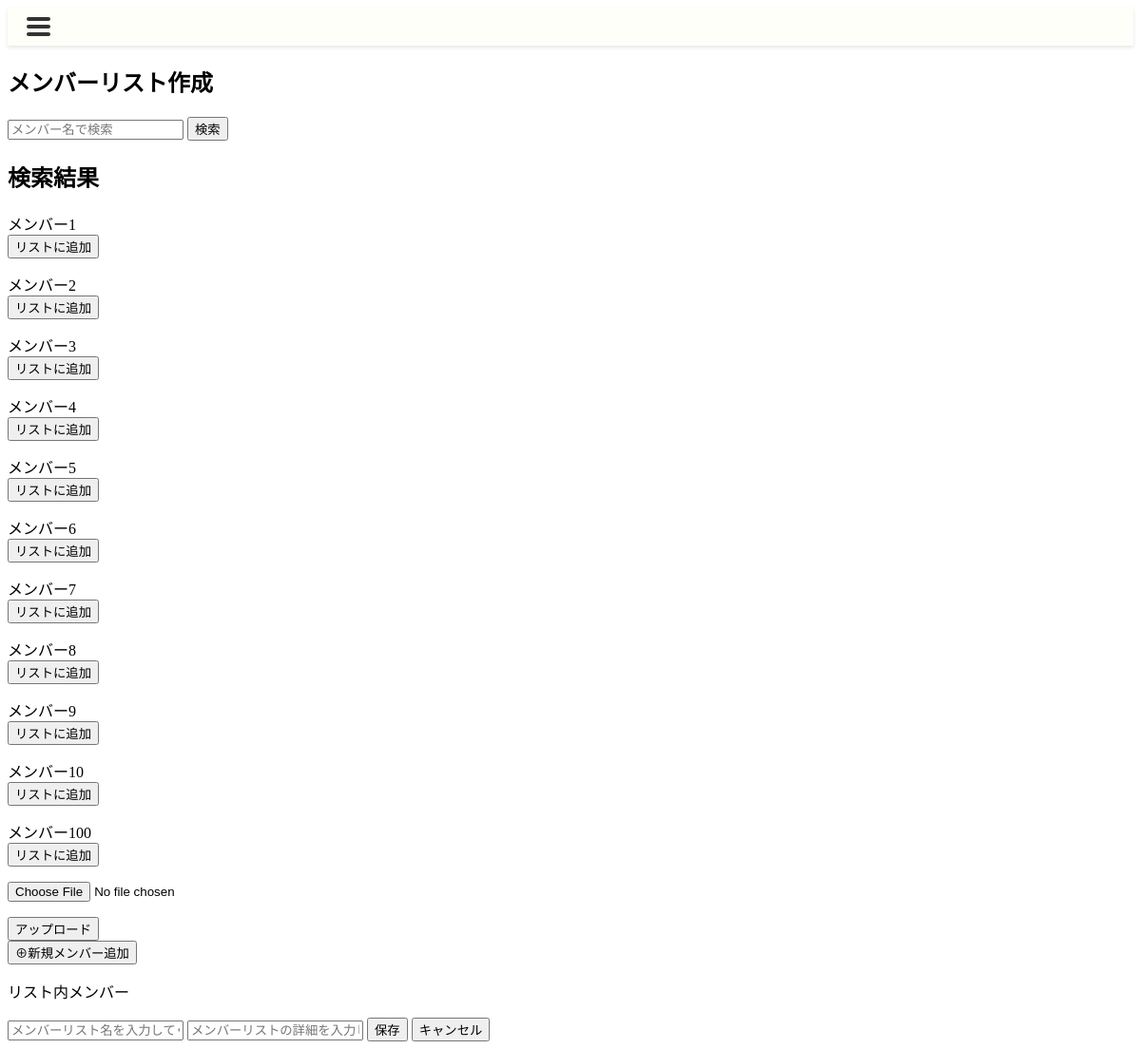
/memberlist/make/, run on an earlier commit of the app's database.
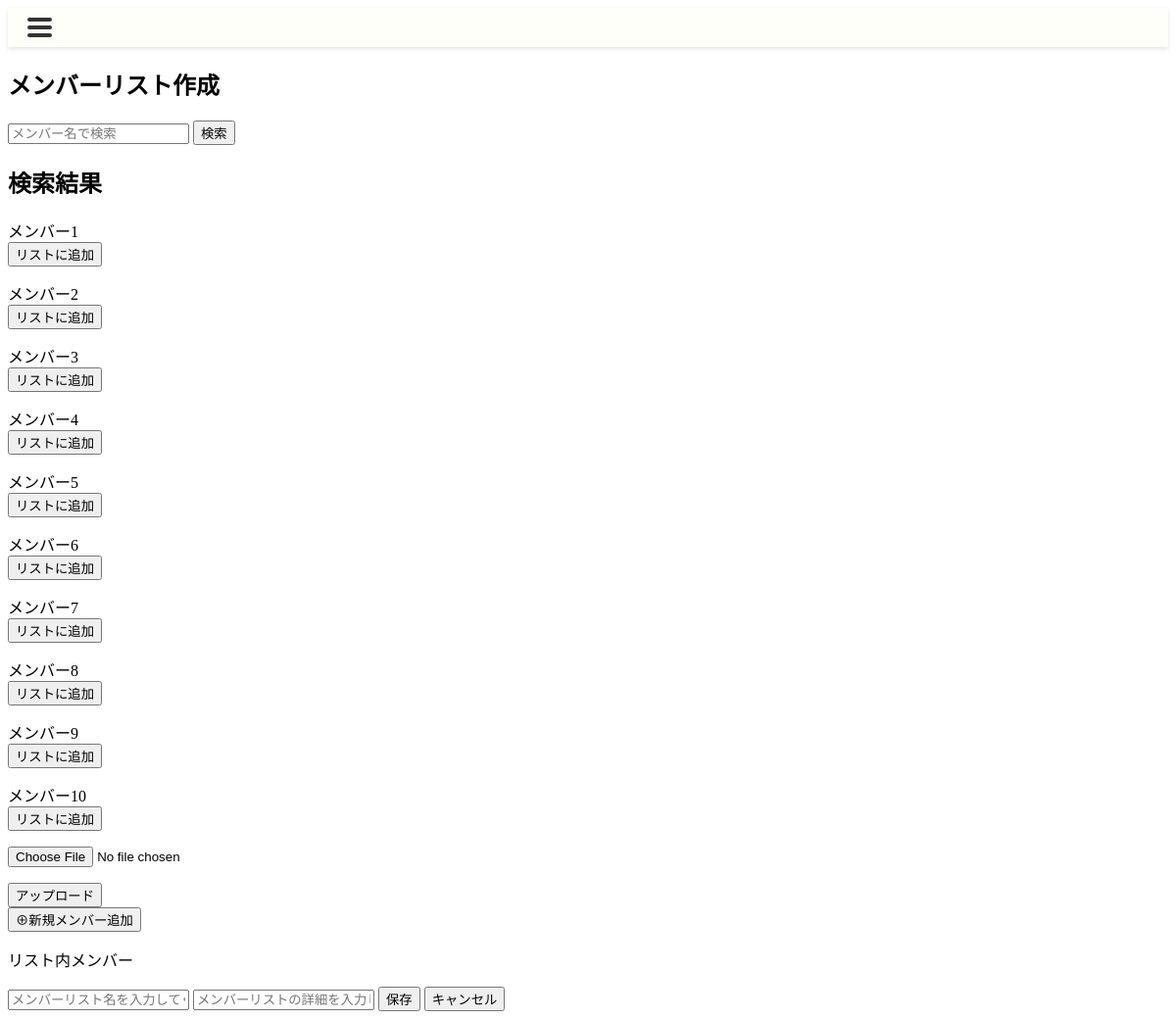
And on a later commit of the database.
### canri_app/models.py (models this page shows)
class Member(models.Model):
    member_id = models.AutoField(primary_key=True)
    name = models.CharField(max_length=255)
    birthdate = models.DateTimeField()
    job = models.ForeignKey(JobTitleInformation, on_delete=models.CASCADE)
    memo = models.TextField()
    mbti = models.ForeignKey(MBTI, on_delete=models.CASCADE)
    creation_date = models.DateTimeField()
    deletion_date = models.DateTimeField(null=True, blank=True)
    deletion_flag = models.BooleanField(default=False)
    class Meta:
        db_table = 'Member'

### canri_app/views.py (the view, shortened to what this page needs)
# urls.py: path('memberlist/make/', views.MemberListMakeView.as_view(), name='memberlist_make'),
class MemberListMakeView(TemplateView):
    template_name = "memberList_make.html"
    def get(self, request, *args, **kwargs):
        form = CSVUploadForm()
        members = self.get_queryset()
        memberID_list = request.session.get('memberID_list', [])
        members_in_list = Member.objects.filter(member_id__in=memberID_list)
        member_dict = {member.member_id: member.name for member in members_in_list}
        messages.error(request , '')
        context = {
            'form': form, # フォーム
            'members': members, # 検索メンバー
            'memberID_list': memberID_list,  # 現在のリストを表示
            'member_dict':member_dict,
        }
        return render(request, self.template_name, context)
    def get_queryset(self):
        query = self.request.GET.get('query')
        if query:
            members = Member.objects.filter(name__icontains=query)
        else:
            members = Member.objects.all()
        return members

### canri_app/forms.py
class CSVUploadForm(forms.Form):
    csv_file = forms.FileField()

### canri_app/templates/memberList_make.html (shortened to what this page needs)
{% extends 'base2.html' %}
{% load static %}
{% load custom_filters %}
{% block head %}
<link rel="stylesheet" href="{% static 'css/memberlist_make.css' %}">
{% endblock %}
{% block content %}
    <h2>メンバーリスト作成</h2>
    <section class="search-section">
        <form method="GET">
            <input type="search" name="query" value="{{ request.GET.query }}" placeholder="メンバー名で検索"/>
            <button type="submit" class="btn">検索</button>
        </form>
        <h2>検索結果</h2>
        <ul>
            {% for member in members %}
                <li>
                    {{ member.name }}
                    <form method="POST" action="{% url 'canri_app:memberlist_make' %}">
                        <button type="submit" class="btn">リストに追加</button>
                    </form>
                </li>
            {% endfor %}
        </ul>
        <form method="post" enctype="multipart/form-data">
            {{ form.as_p }}
            <button type="submit">アップロード</button>
        </form>
        <form method="GET" action="{% url 'canri_app:member_make' %}">
            <button type="submit">⊕新規メンバー追加</button>
        </form>
    </section>
    <section class="selected-members-section">
        <p>リスト内メンバー</p>
    </section>
    <section class="save-section">
        <form method="post" action="{% url 'canri_app:memberlist_make_complete' %}">
            <input type="text" name="member_list_name" placeholder="メンバーリスト名を入力してください">
            <input type="text" name="member_list_details" placeholder="メンバーリストの詳細を入力してください">
            <button class="memberlist_save" type="submit">保存</button>
            <button class="memberlist_cancel" type="button" onclick="window.location.href='{% url 'canri_app:memberlist' %}'">キャンセル</button>
        </form>
    </section>
{% endblock %}

What changed in the data, as far as the page shows it:
removed Member: name "メンバー100"
